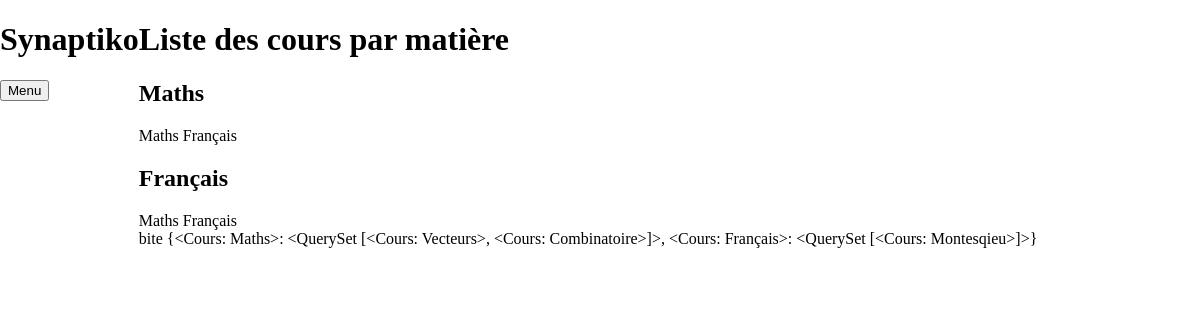
The app's page /mdr/liste-cours/ with its own data.
### connaissance/models.py (models this page shows)
class Cours(models.Model):
    titre = models.CharField(max_length=50)
    parent = models.ForeignKey("self", on_delete=models.CASCADE, default=None, null=True, blank=True)
    document = models.FileField(upload_to=None, max_length=100, blank=True,null=True)
    racine = models.BooleanField(default=False, null=False)
    def __str__(self):
        return self.titre

### connaissance/views.py (the view)
# urls.py: path("liste-cours/", views.liste_cours, name="liste-cours"),
def liste_cours(request):
    matieres = Cours.objects.filter(racine=True)
    courses_by_subject = {}
    for matiere in matieres:
        courses_by_subject[matiere] = Cours.objects.filter(parent=matiere)
    return render(request, 'cours/liste.html', {'cours': courses_by_subject, 'matieres': matieres})

### templates/cours/liste.html
{% extends 'baseavecnavbar.html' %}
{% block content %}
<h1>Liste des cours par matière</h1>
{% for matiere in matieres %}
<h2>{{ matiere }}</h2>
{% for cour in cours %}
{{ cour }}
{% endfor %}
{% endfor %}
<br>
bite
{{ cours }}
{% endblock content %}

### records on screen
Cours: titre "Maths", titre.titre "{<Cours: Maths>: <QuerySet [<Cours: Vecteurs>, <Cours: Combinatoire>]>, <Cours: Français>: <QuerySet [<Cours: Montesqieu>]>}"
Cours: titre "Français"
